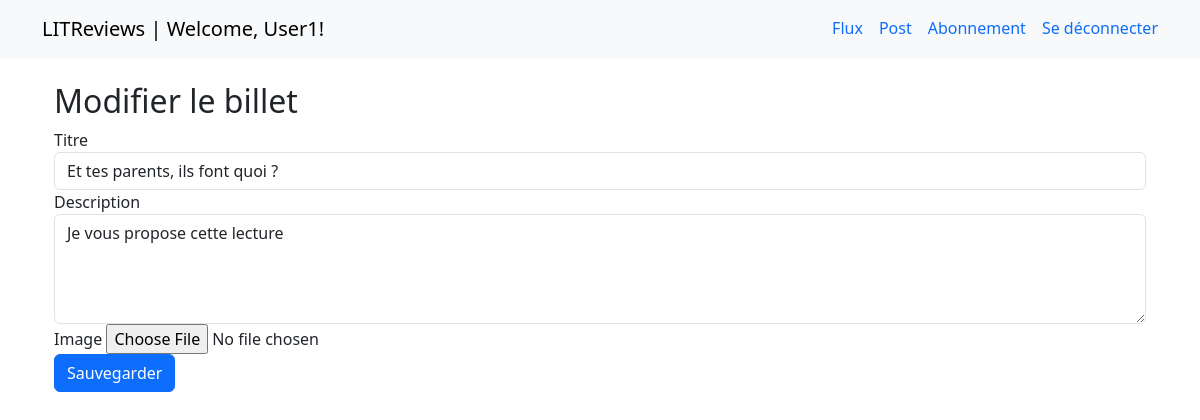
Screenshot of /LITReviews/ticket/25/change/ (signed in) with the database file from the repository.
### accounts/models.py (models this page shows)
class User(AbstractUser):
    pass

### LITReviews/models.py (models this page shows, shortened)
class Ticket(models.Model):
    title = models.CharField(max_length=128)
    description = models.CharField(max_length=2048, blank=True)
    user = models.ForeignKey(
        to=settings.AUTH_USER_MODEL, on_delete=models.CASCADE, related_name="tickets"
    )
    image = models.ImageField(null=True, blank=True, upload_to="ticket_images")
    time_created = models.DateTimeField(auto_now_add=True)

### LITReviews/views.py (the view, shortened to what this page needs)
@login_required
def modify_ticket(request, ticket_id):
    error = False
    error_message = ""
    ticket = Ticket.objects.get(id=ticket_id)
    if request.method == "POST":
        form = TicketForm(request.POST, request.FILES, instance=ticket)
        if form.is_valid():
            form.save()
            context = {"form": form, "ticket": ticket}
            return render(request, "LITReviews/ticket_detail.html", context)
    else:
        form = TicketForm(instance=ticket)
    context = {"form": form, "ticket": ticket}
    return render(request, "LITReviews/modify_ticket.html", context)

### LITReviews/forms.py
class TicketForm(forms.ModelForm):
    description = forms.CharField(
        widget=forms.Textarea(attrs={"rows": 4}), required=False
    )
    class Meta:
        model = Ticket
        fields = ["title", "description", "image"]
    def __init__(self, *args, **kwargs):
        super().__init__(*args, **kwargs)
        self.helper = FormHelper()
        self.fields["title"].label = "Titre:"
        self.fields["description"].label = "Description:"
        self.fields["image"].label = "Image:"
        self.helper.form_action = reverse_lazy("post")
        self.helper.add_input(Submit("Envoyer", "Envoyer"))

### LITReviews/templates/LITReviews/modify_ticket.html (shortened to what this page needs)
{% extends 'LITReviews/base.html' %}
{% block content %}
<div class="container mt-4">
  <h2>Modifier le billet</h2>
  <form method="POST" action="{% url 'modify-ticket' ticket.id %}" enctype="multipart/form-data">
    <div class="form-group">
      <label for="title">Titre</label>
      <input type="text" class="form-control" id="title" name="title" value="{{ ticket.title }}" required>
    </div>
    <div class="form-group">
      <label for="description">Description</label>
      <textarea class="form-control" id="description" name="description" rows="4">{{ ticket.description }}</textarea>
    </div>
    <div class="form-group">
      <label for="image">Image</label>
      <input type="file" class="form-control-file" id="image" name="image">
    </div>
    <button type="submit" class="btn btn-primary">Sauvegarder</button>
  </form>
</div>
{% endblock %}

### LITReviews/templates/LITReviews/base.html (shortened to what this page needs)
{% load static %}
<!DOCTYPE html>
<html>
<head>
  <link href="https://cdn.jsdelivr.net/npm/bootstrap@5.3.1/dist/css/bootstrap.min.css" rel="stylesheet">
  <link rel="stylesheet" href="https://cdn.jsdelivr.net/npm/bootstrap-icons@1.8.1/font/bootstrap-icons.css">
  <link rel="stylesheet" type="text/css" href="{% static 'LITReviews/styles.css' %}">
</head>
<body>
  <header>
    <nav class="navbar navbar-expand-lg navbar-light bg-light">
      <div class="container">
        <a class="navbar-brand" href="#">LITReviews {% if request.user.is_authenticated %} <span> | Welcome,
            {{request.user.username }}!</span>{% endif %}</a>
        <div class="collapse navbar-collapse" id="navbarNav">
          <ul class="nav nav-underline ms-auto">
            {% if request.user.is_authenticated %}
            <li class="nav-item">
              <a class="nav-link {% if request.path == '/LITReviews/feed/' %}active{% endif %}"
                href="{% url 'feed' %}">Flux</a>
            </li>
            <li class="nav-item">
              <a class="nav-link {% if request.path == '/LITReviews/post/' %}active{% endif %}"
                href="{% url 'post' %}">Post</a>
            </li>
            <li class="nav-item">
              <a class="nav-link {% if request.path == '/LITReviews/subscription/' %}active{% endif %}"
                href="{% url 'subscription' %}">Abonnement</a>
            </li>
            <li class="nav-item">
              <a class="nav-link" href="{% url 'logout' %}">Se déconnecter</a>
            </li>
            {% endif %}
          </ul>
        </div>
      </div>
    </nav>
  </header>
  <div class="container mt-4">
    {% block content %}{% endblock content %}
  </div>
</body>
</html>

### rows the page displays
User: user.username "User1"
Ticket: title "Et tes parents, ils font quoi ?", description "Je vous propose cette lecture"
